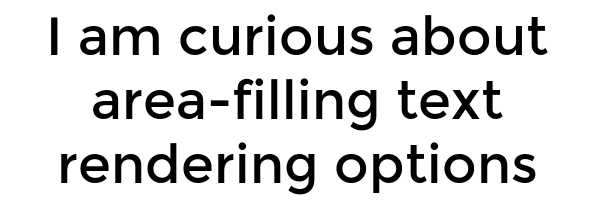
#> input picture Deepblue version/Praneet/Line Detection Script/vrkIj.png, 600 x 200 px
$ python test.py   (older library calls are emulated)
#> lines starting #> are read from the running program, lines starting #| are printed output that depends on the picture; after the words box and inside, x2 and y2 are one past the last pixel; in counts of white or black regions, pixels touching at a corner belong together
import cv2
import numpy as np
from pprint import pprint
#import image
image = cv2.imread('vrkIj.png')
#> image is the input picture: shape (200, 600, 3); min 0, max 255, mean 218.3
c = image.copy()
#image = cv2.resize(image, None, fx=0.2, fy=0.2)

# cv2.imshow('orig',image)
# cv2.waitKey(0)

# grayscale
gray = cv2.cvtColor(image, cv2.COLOR_BGR2GRAY)
# [7 lines of commented-out code are left out]
ret, thresh = cv2.threshold(gray, 127, 255, cv2.THRESH_BINARY_INV)
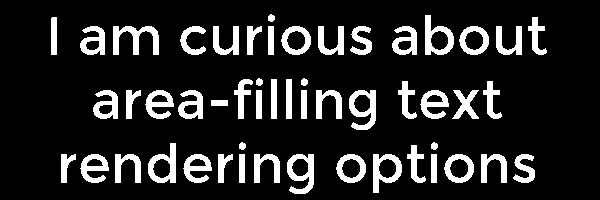
#> thresh: shape (200, 600); 14.5% white; 52 white regions, largest, box (x1, y1, x2, y2) and area: (113, 26, 159, 55) 645, (349, 90, 376, 130) 588, (287, 154, 314, 194) 588
#cv2.imshow('second', thresh)
# cv2.waitKey(0)

# dilation
kernel = np.ones((10, 80), np.uint8)
# original values 5,100
img_dilation = cv2.dilate(thresh, kernel, iterations=1)
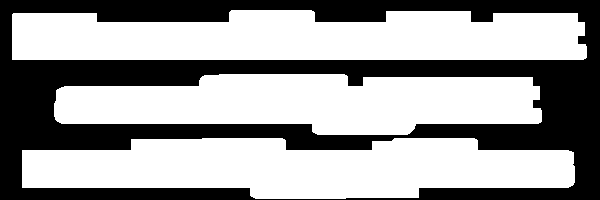
#> img_dilation: shape (200, 600); 61.4% white; 1 black region
#cv2.imshow('dilated', img_dilation)
# cv2.waitKey(0)

# find contours
im2, ctrs, hier = cv2.findContours(
    img_dilation.copy(), cv2.RETR_EXTERNAL, cv2.CHAIN_APPROX_SIMPLE)
#> ctrs = 3 contours; box (x1, y1, x2, y2) and area: (22, 138, 575, 199) 25130, (12, 10, 587, 60) 24582, (54, 74, 542, 135) 22210

# sort contours
sorted_ctrs = sorted(ctrs, key=lambda ctr: cv2.boundingRect(ctr)[1])
#> sorted_ctrs has the same summary as ctrs
i = 1
cropped_images = []
for i, ctr in enumerate(sorted_ctrs):
    # Get bounding box
    x, y, w, h = cv2.boundingRect(ctr)
    dimensions = [x, y, w, h]
    # Getting ROI
    roi = c[y:y + h, x:x + w]
    cropped_images.append(dimensions)
    #cv2.imwrite('test' + str(i) + '.jpg', roi)
    i += 1
    # show ROI

    #cv2.imshow('segment no:'+str(i),roi)
    cv2.rectangle(image, (x, y), (x + w, y + h), (90, 0, 255), 2)
#> this loop made 3 passes
#> (x, y, w, h) on passes 1 to 3: (12, 10, 575, 50), (54, 74, 488, 61), (22, 138, 553, 61)
#> pass 1, `roi = c[y:y + h, x:x + w]`:
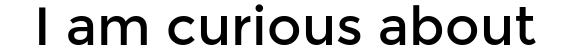
#> roi: shape (50, 575, 3); min 0, max 255, mean 203.8
#> after the loop:
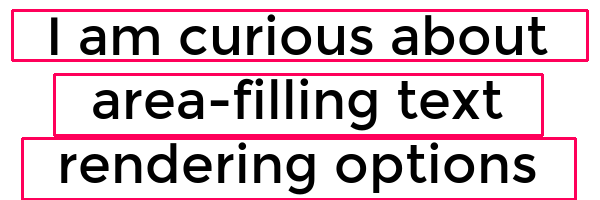
#> image: shape (200, 600, 3); 8.47% of pixels changed, all inside (x1, y1, x2, y2) = (11, 9, 589, 200)
#> after the loop, cropped_images = [[12, 10, 575, 50], [54, 74, 488, 61], [22, 138, 553, 61]]
    # [5 lines of commented-out code are left out]
j = 1
for x, y, w, h in cropped_images:
    img = c[y:y + h, x:x + w]
    d = img.copy()
    #cv2.imwrite('test' + str(j) + '.jpg', img)
    j += 1
    gray = cv2.cvtColor(img, cv2.COLOR_BGR2GRAY)
#> gray: shape (50, 575)
    #cv2.imshow('orig', gray)
    # cv2.waitKey(0)
    ret, thresh = cv2.threshold(gray, 127, 255, cv2.THRESH_BINARY_INV)
#> thresh: shape (50, 575); 20.2% white; 16 white regions, largest, box (x1, y1, x2, y2) and area: (101, 16, 147, 45) 645, (413, 5, 442, 45) 551, (68, 16, 93, 45) 430
    #cv2.imshow('orig', thresh)
    # cv2.waitKey(0)
    kernel = np.ones((10, 15), np.uint8)
    img_dilation = cv2.dilate(thresh, kernel, iterations=1)
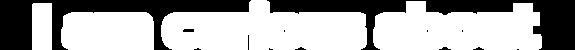
#> img_dilation: shape (50, 575); 65.4% white; 13 black regions (9 under 20 px)
    cv2.imshow('orig', img_dilation)
    cv2.waitKey(0)
    im2, ctrs, hier = cv2.findContours(
        img_dilation.copy(), cv2.RETR_EXTERNAL, cv2.CHAIN_APPROX_SIMPLE)
#> ctrs = 4 contours; box (x1, y1, x2, y2) and area: (161, 0, 367, 50) 7622, (373, 1, 542, 50) 6352, (61, 12, 154, 50) 3318, (32, 3, 52, 50) 874
    sorted_ctrs = sorted(ctrs, key=lambda ctr: cv2.boundingRect(ctr)[0])
#> sorted_ctrs has the same summary as ctrs
    i = 1
    cv2.destroyAllWindows()
    images = []
    for i, ctr in enumerate(sorted_ctrs):
        # Get bounding box
        x, y, w, h = cv2.boundingRect(ctr)
#> x = 32; y = 3; w = 20; h = 47
        # Getting ROI
        roi = d[y:y + h, x:x + w]
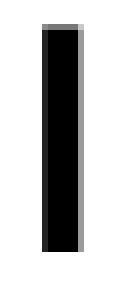
#> roi: shape (47, 20, 3) (shown 6 times larger); min 0, max 255, mean 191.3

        # cv2.imshow('test', roi)
        # cv2.waitKey(0)
        # cv2.destroyAllWindows()
        cv2.imwrite('test' + str(i) + '.jpg', roi)
        new_image = cv2.imread('test' + str(i) + '.jpg')
#> new_image: shape (47, 20, 3); min 0, max 255, mean 191.2
        gray = cv2.cvtColor(new_image, cv2.COLOR_BGR2GRAY)
#> gray: shape (47, 20)
        ret, thresh = cv2.threshold(gray, 127, 255, cv2.THRESH_BINARY_INV)
#> thresh: shape (47, 20); 24.1% white; 1 white region, box (x1, y1, x2, y2) and area: (7, 4, 13, 42) 227
        kernel = np.ones((10, 1), np.uint8)
        img_dilation = cv2.dilate(thresh, kernel, iterations=1)
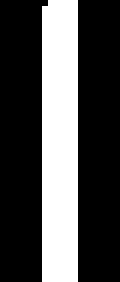
#> img_dilation: shape (47, 20) (shown 6 times larger); 29.9% white; 1 white region, box (x1, y1, x2, y2) and area: (7, 0, 13, 47) 281
        cv2.imshow('dilation', img_dilation)
        cv2.waitKey(0)
        cv2.destroyAllWindows()
        im2, ctrs, hier = cv2.findContours(
            img_dilation.copy(), cv2.RETR_EXTERNAL, cv2.CHAIN_APPROX_SIMPLE)
#> ctrs = 1 item
        e = thresh.copy()
        sorted_ctrs = sorted(ctrs, key=lambda ctr: cv2.boundingRect(ctr)[0])
#> sorted_ctrs = 1 item

        for i, ctr in enumerate(sorted_ctrs):
            # Get bounding box
            x, y, w, h = cv2.boundingRect(ctr)
            #dimensions = [x, y, w, h]
            # Getting ROI
            roi = e[y:y + h, x:x + w]
            cv2.imshow('test', roi)
            cv2.waitKey(0)
            cv2.destroyAllWindows()
#> this loop made 1 pass
#> (x, y, w, h) on pass 1: (7, 0, 6, 47)
            # [11 lines of commented-out code are left out]
        i += 1
#> i = 1

# [4 lines of commented-out code are left out]
